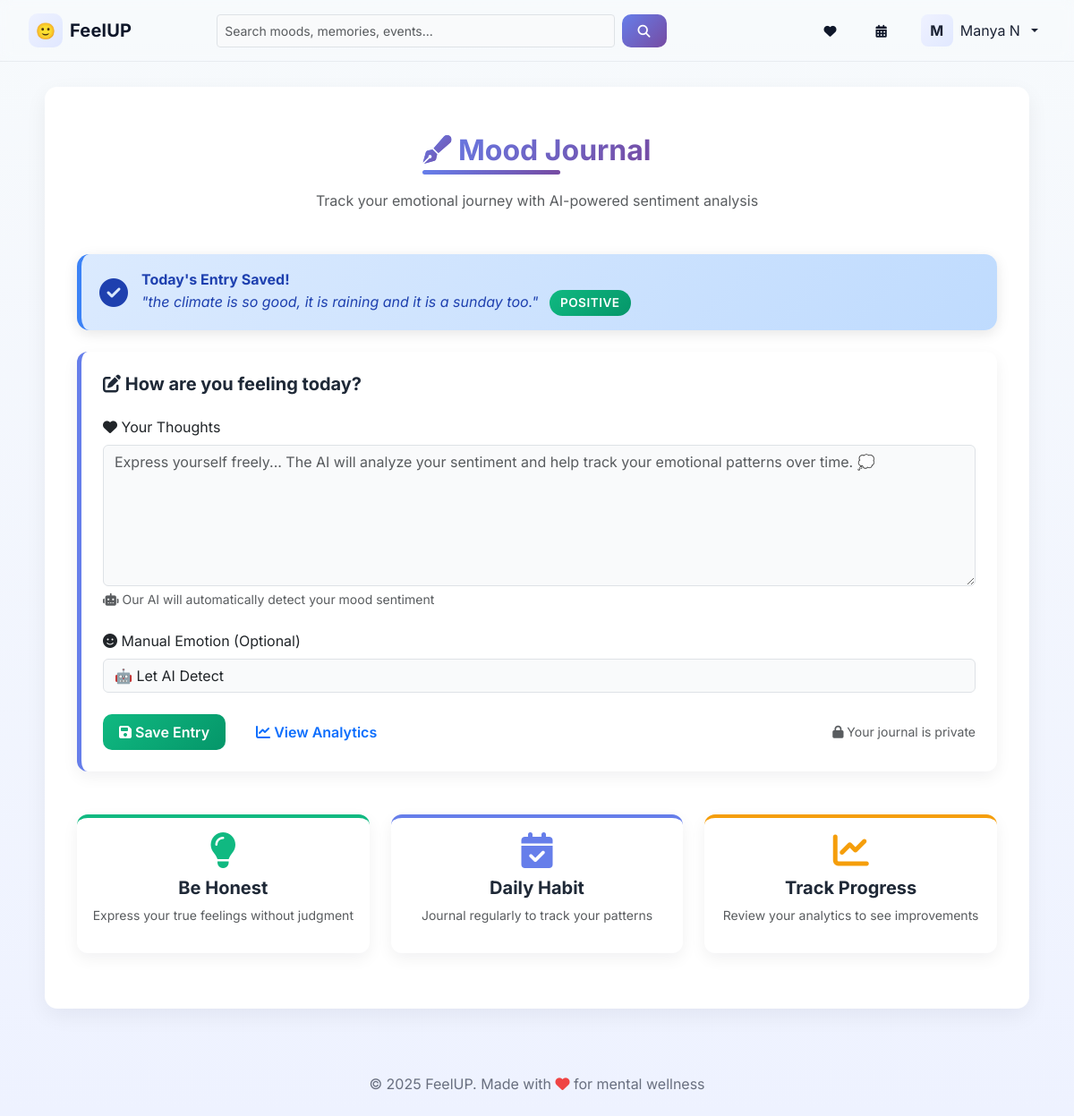
Screenshot of /journal (signed in) with the database file from the repository.
### app.py (models this page shows, shortened)
class User(db.Model, UserMixin):
    id = db.Column(db.Integer, primary_key=True)
    name = db.Column(db.String(120))
    email = db.Column(db.String(150), unique=True, nullable=False)
    password_hash = db.Column(db.String(200), nullable=False)
    created_at = db.Column(db.DateTime, default=datetime.utcnow)

class MoodJournal(db.Model):
    id = db.Column(db.Integer, primary_key=True)
    user_id = db.Column(db.Integer, db.ForeignKey('user.id'))
    date = db.Column(db.Date, default=datetime.utcnow().date())
    emotion = db.Column(db.String(50))
    text = db.Column(db.Text)
    sentiment_score = db.Column(db.Float)  # -1 (negative) to +1 (positive)
    created_at = db.Column(db.DateTime, default=datetime.utcnow)

### app.py (the view, shortened to what this page needs)
@app.route('/journal', methods=['GET', 'POST'])
def journal():
    user = current_user()
    if not user:
        return redirect(url_for('index'))
    today_entry = MoodJournal.query.filter_by(user_id=user.id, date=datetime.utcnow().date()).first()
    return render_template('journal.html', user=user, today_entry=today_entry)

### app.py (called while the page is built)
@login_manager.user_loader
def load_user(user_id):
    try:
        return User.query.get(int(user_id))
    except Exception:
        return None

def current_user():
    try:
        if flask_current_user and flask_current_user.is_authenticated:
            return flask_current_user
    except Exception:
        pass
    uid = session.get('user_id')
    if uid:
        return User.query.get(uid)
    return None

### templates/journal.html (shortened to what this page needs)
{% extends "base.html" %}
{% block content %}
<div class="container mt-4">
  <div class="text-center mb-5">
    <h2><i class="fas fa-pen-fancy gradient-text"></i> Mood Journal</h2>
    <p class="text-muted">Track your emotional journey with AI-powered sentiment analysis</p>
  </div>
  {% if today_entry %}
  <div class="alert alert-info mb-4">
    <div class="d-flex align-items-center">
      <i class="fas fa-check-circle" style="font-size: 2rem; margin-right: 15px;"></i>
      <div>
        <strong>Today's Entry Saved!</strong><br>
        <em>"{{ today_entry.text[:100] }}{% if today_entry.text|length > 100 %}...{% endif %}"</em>
        <span class="emotion-badge emotion-{{ today_entry.emotion }} ms-2">{{ today_entry.emotion }}</span>
      </div>
    </div>
  </div>
  {% endif %}
  <div class="card p-4 shadow-hover" style="border-left: 5px solid #667eea;">
    <h5 class="mb-4"><i class="fas fa-edit"></i> How are you feeling today?</h5>
    <form method="POST">
      <div class="mb-4">
        <label class="form-label"><i class="fas fa-heart"></i> Your Thoughts</label>
        <textarea name="text" class="form-control" rows="6"
          placeholder="Express yourself freely... The AI will analyze your sentiment and help track your emotional patterns over time. 💭"
          required></textarea>
        <small class="text-muted mt-1 d-block">
          <i class="fas fa-robot"></i> Our AI will automatically detect your mood sentiment
        </small>
      </div>
      <div class="mb-4">
        <label class="form-label"><i class="fas fa-smile"></i> Manual Emotion (Optional)</label>
        <select name="emotion" class="form-select">
          <option value="">🤖 Let AI Detect</option>
        </select>
      </div>
      <div class="d-flex gap-3 align-items-center">
        <button type="submit" class="btn btn-success">
          <i class="fas fa-save"></i> Save Entry
        </button>
        <a href="{{ url_for('journal_analytics') }}" class="btn btn-outline-primary">
          <i class="fas fa-chart-line"></i> View Analytics
        </a>
        <small class="text-muted ms-auto">
          <i class="fas fa-lock"></i> Your journal is private
        </small>
      </div>
    </form>
  </div>
  <div class="row mt-5">
    <div class="col-md-4 mb-3">
      <div class="card p-3 text-center shadow-hover" style="border-top: 4px solid #10b981;">
        <i class="fas fa-lightbulb" style="font-size: 2.5rem; color: #10b981; margin-bottom: 10px;"></i>
        <h5>Be Honest</h5>
        <p class="text-muted small">Express your true feelings without judgment</p>
      </div>
    </div>
    <div class="col-md-4 mb-3">
      <div class="card p-3 text-center shadow-hover" style="border-top: 4px solid #667eea;">
        <i class="fas fa-calendar-check" style="font-size: 2.5rem; color: #667eea; margin-bottom: 10px;"></i>
        <h5>Daily Habit</h5>
        <p class="text-muted small">Journal regularly to track your patterns</p>
      </div>
    </div>
    <div class="col-md-4 mb-3">
      <div class="card p-3 text-center shadow-hover" style="border-top: 4px solid #f59e0b;">
        <i class="fas fa-chart-line" style="font-size: 2.5rem; color: #f59e0b; margin-bottom: 10px;"></i>
        <h5>Track Progress</h5>
        <p class="text-muted small">Review your analytics to see improvements</p>
      </div>
    </div>
  </div>
</div>
{% endblock %}

### templates/navbar.html (shortened to what this page needs)
<nav class="navbar navbar-expand-md bg-transparent py-2" aria-label="Main Navigation">
  <div class="container-fluid align-items-center">
    <a class="navbar-brand d-flex align-items-center gap-2" href="{{ url_for('dashboard') }}">
      <div class="brand-mark d-flex align-items-center justify-content-center">🙂</div>
      <span class="brand-text">FeelUP</span>
    </a>
    <div class="collapse navbar-collapse" id="mainNav">
      <form class="d-flex mx-auto w-50" action="{{ url_for('mood_feed') }}" method="GET" role="search" aria-label="Search posts">
        <input class="form-control form-control-sm me-2" type="search" placeholder="Search moods, memories, events..." aria-label="Search" name="q">
        <button class="btn btn-sm btn-primary" type="submit"><i class="fas fa-search"></i></button>
      </form>
      <ul class="navbar-nav ms-auto d-flex align-items-center">
        <li class="nav-item me-2">
          <a class="btn btn-sm btn-outline-light" href="{{ url_for('mood_feed') }}" aria-label="Mood Feed"><i class="fas fa-heart"></i></a>
        </li>
        <li class="nav-item me-2">
          <a class="btn btn-sm btn-outline-light" href="{{ url_for('events') }}" aria-label="Events"><i class="fas fa-calendar-alt"></i></a>
        </li>
        {% if user %}
        <li class="nav-item dropdown ms-1">
          <a class="nav-link dropdown-toggle d-flex align-items-center gap-2" href="#" id="profileMenu" role="button" data-bs-toggle="dropdown" aria-expanded="false">
            <div class="avatar-sm">{{ user.name[0]|upper }}</div>
            <span class="d-none d-md-inline">{{ user.name }}</span>
          </a>
        </li>
        {% else %}
        <li class="nav-item"><a class="nav-link" href="{{ url_for('index') }}">Login</a></li>
        <li class="nav-item"><a class="nav-link" href="{{ url_for('register') }}">Register</a></li>
        {% endif %}
      </ul>
    </div>
  </div>
</nav>

### static/style.css (style rules this page uses)
* { margin: 0; padding: 0; box-sizing: border-box; }
body { font-family: 'Inter', 'Segoe UI', Tahoma, Geneva, Verdana, sans-serif; background: linear-gradient(180deg, #f7fafc 0%, #eef2ff 100%); margin: 0; padding: 0; color: #0f172a; min-height: 100vh; }
h1, h2, h3, h4, h5 { font-weight: 700; color: #1f2937; }
h2 { font-weight: 700; margin-bottom: 25px; font-size: 2rem; }
.container h2, main h2 { position: relative; display: inline-block; background: linear-gradient(135deg, #667eea 0%, #764ba2 100%); -webkit-background-clip: text; -webkit-text-fill-color: transparent; background-clip: text; }
.container h2::after, main h2::after { content: ""; position: absolute; left: 0; bottom: -8px; width: 60%; height: 5px; border-radius: 5px; background: linear-gradient(90deg, #667eea, #764ba2); animation: slideIn 0.6s ease-out; }
.navbar { --bs-bg: transparent; padding: 12px 20px; backdrop-filter: blur(6px); background: rgba(255,255,255,0.6); border-bottom: 1px solid rgba(15,23,42,0.06); }
.navbar .brand-text { font-weight: 700; color: #0f172a; letter-spacing: 0.2px; }
.brand-mark { width: 38px; height: 38px; border-radius: 10px; background: linear-gradient(135deg,#eef2ff,#e0e7ff); color: #111827; font-size: 18px; display: inline-flex; align-items: center; justify-content: center; }
.navbar { background: rgba(255,255,255,0.88); color: #0f172a; }
.navbar .brand-text { color: #0f172a; }
.navbar .nav-link, .navbar .nav-item .nav-link, .navbar .navbar-nav .nav-link { color: #0f172a !important; opacity: 0.95; }
.navbar .btn-outline-light { color: #0f172a; border-color: rgba(15,23,42,0.06); background: transparent; }
.avatar-sm { width: 34px; height: 34px; border-radius: 8px; background: #eef2ff; color: #0f172a; display: inline-flex; align-items: center; justify-content: center; font-weight: 700; }
.btn { border-radius: 10px !important; padding: 8px 18px !important; font-weight: 600 !important; transition: all 0.15s ease !important; border: none !important; }
.btn-primary { background: linear-gradient(135deg, #667eea 0%, #764ba2 100%) !important; }
.btn-success { background: linear-gradient(135deg, #10b981 0%, #059669 100%) !important; }
.card { border-radius: 12px; border: none; background: #ffffff; box-shadow: 0 6px 18px rgba(15,23,42,0.06); transition: all 0.2s ease; overflow: hidden; position: relative; }
.card::before { content: ''; position: absolute; top: 0; left: 0; width: 100%; height: 3px; background: linear-gradient(90deg, #eef2ff, #e0e7ff); transform: scaleX(0); transition: transform 0.25s ease; }
.avatar-sm { width: 36px; height: 36px; border-radius: 8px; background: linear-gradient(135deg,#eef2ff,#e0e7ff); display: inline-flex; align-items: center; justify-content: center; font-weight: 700; color: #0f172a; }
.emotion-badge { display: inline-block; padding: 4px 12px; border-radius: 20px; font-size: 0.85rem; font-weight: 600; text-transform: uppercase; letter-spacing: 0.5px; }
.emotion-positive { background: linear-gradient(135deg, #10b981, #059669); color: white; }
form textarea, form input, form select { border-radius: 14px; padding: 14px 18px; border: 2px solid #e5e7eb; transition: all 0.3s ease; font-size: 1rem; width: 100%; }
.form-control, .form-select { background: #f9fafb; }
.alert { border-radius: 14px; border: none; padding: 16px 20px; margin-bottom: 20px; animation: alertSlide 0.4s ease-out; box-shadow: 0 4px 15px rgba(0, 0, 0, 0.1); }
.alert-info { background: linear-gradient(135deg, #dbeafe, #bfdbfe); color: #1e40af; border-left: 5px solid #3b82f6; }
.gradient-text { background: linear-gradient(135deg, #667eea, #764ba2); -webkit-background-clip: text; -webkit-text-fill-color: transparent; background-clip: text; }
.shadow-hover { transition: all 0.3s ease; }

### rows the page displays
User: name "M", name "Manya N"
MoodJournal: text "the climate is so good, it is raining and it is a sunday too.", emotion "POSITIVE"
